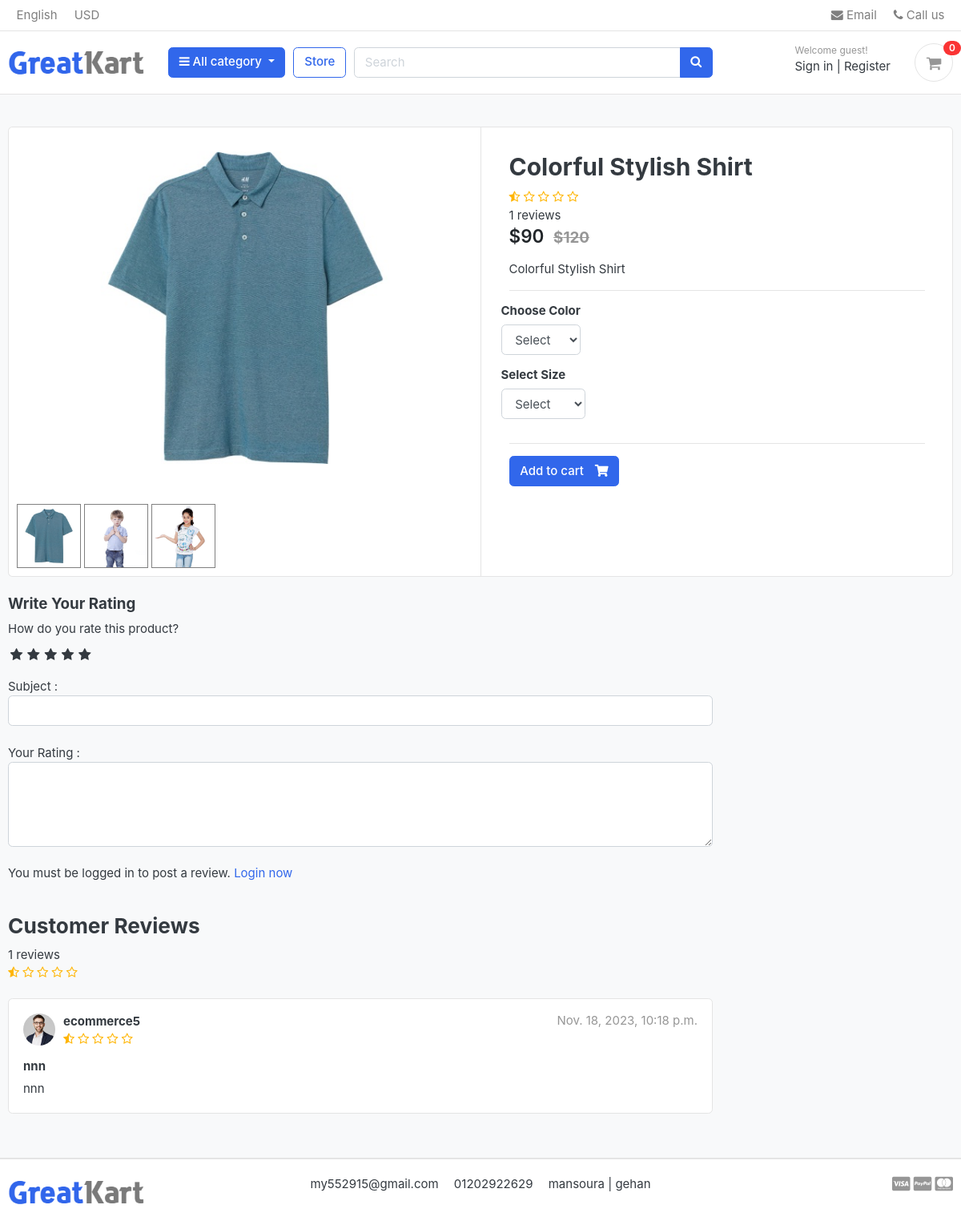
Before: /store/category/t-shirt/colorful-stylish-shirt/ with the older database file.
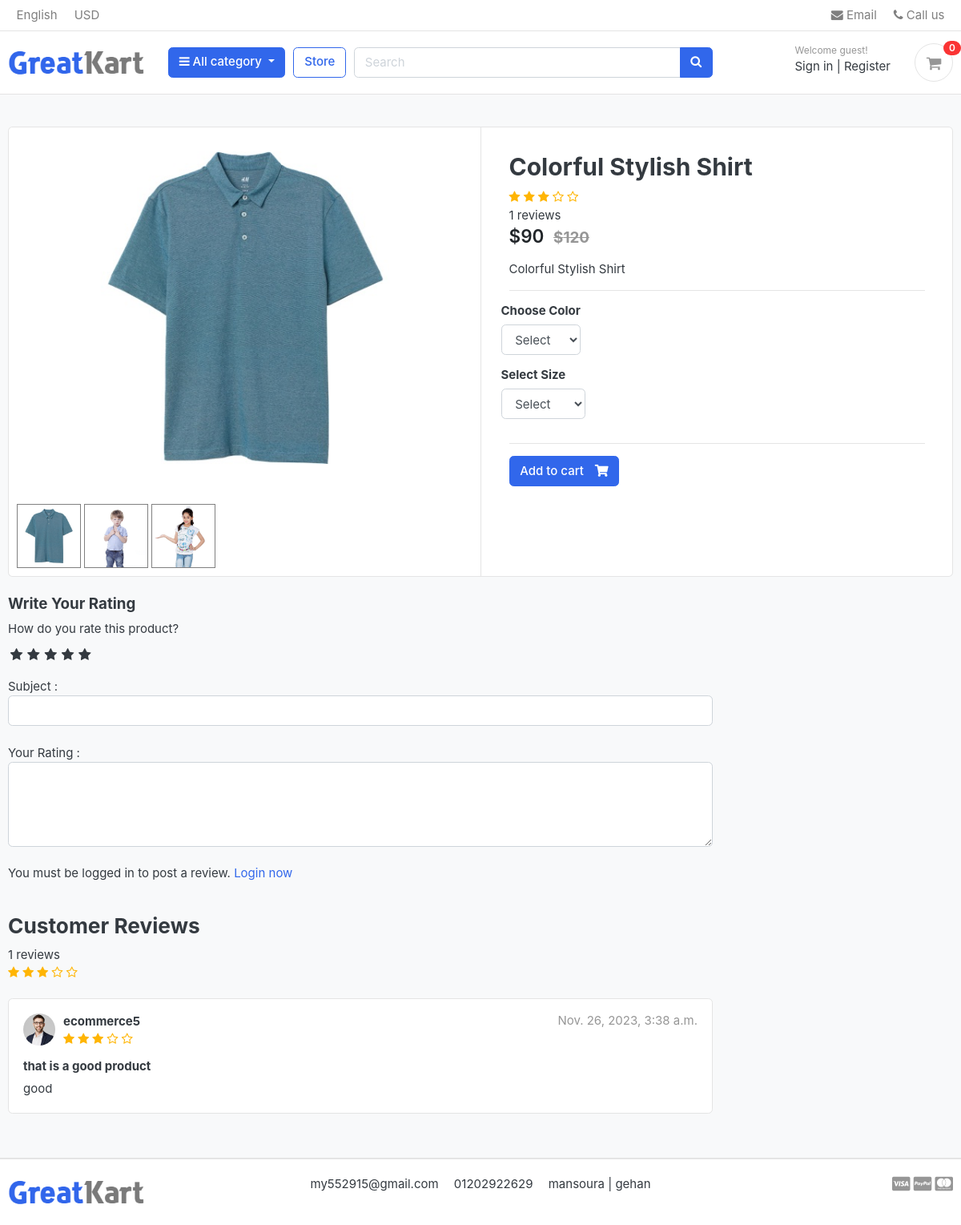
After: the same page with the newer database file.
### store/models.py (models this page shows, shortened)
class Product(models.Model):
    name = models.CharField( max_length=50 , unique=True)
    slug = models.SlugField(max_length=50 , unique=True)
    description = models.TextField( max_length=2000 , blank=True)
    image = models.ImageField( upload_to='product_img')
    price = models.IntegerField()
    discount = models.IntegerField(default=0)
    stock = models.IntegerField()
    is_available = models.BooleanField(default=True)
    category = models.ForeignKey("category.Category", verbose_name=("category product"), on_delete=models.CASCADE)
    created_at = models.DateTimeField(auto_now_add=True)
    modified_date = models.DateField( auto_now=True)
    def avr_review(self):
        reviews = ReviewRating.objects.filter(product=self , status=True).aggregate(average=Avg('rating'))
        avg =0
        if reviews['average'] is not None:
            avg = float(reviews['average'])
        return avg
    def count_review(self):
        reviews = ReviewRating.objects.filter(product=self , status=True).aggregate(count=Count('id'))
        count = 0
        if reviews['count'] is not None:
            count = int(reviews['count'])
        return count

class ReviewRating(models.Model):
    user = models.ForeignKey(User, on_delete=models.CASCADE)
    product = models.ForeignKey(Product, on_delete=models.CASCADE)
    subject = models.CharField(max_length=500 , blank=True)
    review = models.TextField(max_length=500 , blank=True)
    rating = models.FloatField()
    ip = models.CharField( max_length=50 , blank=True)
    status = models.BooleanField(default=True)
    created_at = models.DateTimeField( auto_now_add=True)
    updated_at = models.DateTimeField( auto_now=True)

### accounts/models.py (models this page shows, shortened)
class Profile(models.Model):
    user = models.OneToOneField(User,on_delete=models.CASCADE)
    phone_number = models.CharField(max_length=20)
    headline = models.CharField(max_length=50 , blank=True, null=True)
    city = models.CharField(max_length=50)
    image = models.ImageField(upload_to='users/')
    about = models.TextField(max_length=4000 , blank=True , null=True)
    country = models.CharField(max_length=50 ,blank=True, null=True)
    company = models.CharField(max_length=100 ,blank=True, null=True)
    address_line_1 = models.CharField( max_length=50 , blank=True)
    address_line_2 = models.CharField( max_length=50 , blank=True)
    fb_link = models.URLField( max_length=200 , blank=True , null=True)
    twitter_link = models.URLField( max_length=200, blank=True , null=True)
    instagram_link = models.URLField( max_length=200, blank=True , null=True)
    linked_in_link = models.URLField( max_length=200, blank=True , null=True)

### store/views.py (the view)
# urls.py: path('category/<slug:category_slug>/<slug:product_slug>/',views.product_detail ,name='product_detail'),
def product_detail(request,category_slug,product_slug):
    try :
        single_product = Product.objects.get(category__slug=category_slug,slug=product_slug)
        in_cart = CartItem.objects.filter(cart__cart_id=_cart_id(request),product=single_product).exists()
    except Exception as e:
        raise e
    if request.user.is_authenticated:
        try:
            orderproduct = OrderProduct.objects.filter(user=request.user , product_id=single_product.id).exists()
        except OrderProduct.DoesNotExist:
            orderproduct = None
    else :
        orderproduct = None
    reviews = ReviewRating.objects.filter(product_id=single_product.id , status=True)
    product_gallary = ProductGallary.objects.filter(product_id=single_product.id)
    context = {
        'single_product':single_product,
        'in_cart':in_cart,
        'orderproduct':orderproduct,
        'reviews':reviews,
        'product_gallary':product_gallary,
    }
    return render(request,'store/product_detail.html',context)

### carts/context_processors.py (called while the page is built)
def counter(request):
    cart_count = 0
    if 'admin' in request.path:
        return{}
    else :
        try :
            cart = Cart.objects.filter(cart_id=_cart_id(request))
            if request.user.is_authenticated:
                cart_items = CartItem.objects.all().filter(user=request.user)
            else :
                cart_items = CartItem.objects.all().filter(cart=cart[:1])
            for cart_item in cart_items:
                cart_count+=cart_item.quantity
        except Cart.DoesNotExist:
            cart_count=0
    return dict(cart_count=cart_count)

### carts/views.py (called while the page is built)
def _cart_id(request):
    cart = request.session.session_key
    if not cart:
        cart = request.session.create()
    return cart

### category/context_processor.py (called while the page is built)
def menu_links(request):
    links = Category.objects.all()[:10]
    return dict(links=links)

### category/models.py (called while the page is built)
    def get_url(self):
        return reverse('store:product_by_category',args=[self.slug])

    def __str__(self):
        return str(self.name)

### store/models.py (called while the page is built)
    def colors(self):
        return super(VariationManager,self).filter(variation_category='color',is_active=True)

    def sizes(self):
        return super(VariationManager,self).filter(variation_category='size',is_active=True)

### store/templates/store/product_detail.html (shortened to what the changed rows need)
{% extends 'base.html' %}
{% load static %}
{% block body %}
<section class="section-content padding-y bg">
    <div class="container">
        <div class="card">
            <div class="row no-gutters">
                <main class="col-md-6 border-left">
                    <form action="{% url 'carts:add_cart' single_product.id %}" method="POST">
                        <article class="content-body">
                            <h2 class="title">{{single_product.name}}</h2>
                            <div class="rating-star">
                                <span>
                                    <i class="fa fa-star{% if single_product.avr_review < 0.5%}-o{% elif single_product.avr_review >= 0.5 and single_product.avr_review < 1%}-half-o{%endif%}"
                                        aria-hidden="true"></i>
                                    <i class="fa fa-star{% if single_product.avr_review < 1.5%}-o{% elif single_product.avr_review >= 1.5 and single_product.avr_review < 2%}-half-o{%endif%}"
                                        aria-hidden="true"></i>
                                    <i class="fa fa-star{% if single_product.avr_review < 2.5%}-o{% elif single_product.avr_review >= 2.5 and single_product.avr_review < 3%}-half-o{%endif%}"
                                        aria-hidden="true"></i>
                                    <i class="fa fa-star{% if single_product.avr_review < 3.5%}-o{% elif single_product.avr_review >= 3.5 and single_product.avr_review < 4%}-half-o{%endif%}"
                                        aria-hidden="true"></i>
                                    <i class="fa fa-star{% if single_product.avr_review < 4.5%}-o{% elif single_product.avr_review >= 4.5 and single_product.avr_review < 5%}-half-o{%endif%}"
                                        aria-hidden="true"></i>
                                </span>
                            </div>
                        </article>
                    </form>
                </main>
            </div>
        </div>
        <br>
        <div class="row">
            <div class="col-md-9">
                <br>
                <header class="section-heading">
                    <div class="rating-star">
                        <span>
                            <i class="fa fa-star{% if single_product.avr_review < 0.5%}-o{% elif single_product.avr_review >= 0.5 and single_product.avr_review < 1%}-half-o{%endif%}"
                                aria-hidden="true"></i>
                            <i class="fa fa-star{% if single_product.avr_review < 1.5%}-o{% elif single_product.avr_review >= 1.5 and single_product.avr_review < 2%}-half-o{%endif%}"
                                aria-hidden="true"></i>
                            <i class="fa fa-star{% if single_product.avr_review < 2.5%}-o{% elif single_product.avr_review >= 2.5 and single_product.avr_review < 3%}-half-o{%endif%}"
                                aria-hidden="true"></i>
                            <i class="fa fa-star{% if single_product.avr_review < 3.5%}-o{% elif single_product.avr_review >= 3.5 and single_product.avr_review < 4%}-half-o{%endif%}"
                                aria-hidden="true"></i>
                            <i class="fa fa-star{% if single_product.avr_review < 4.5%}-o{% elif single_product.avr_review >= 4.5 and single_product.avr_review < 5%}-half-o{%endif%}"
                                aria-hidden="true"></i>
                        </span>
                    </div>
                </header>
                {% for review in reviews %}
                <article class="box mb-3">
                    <div class="icontext w-100">
                        <img src="{{review.user.profile.image.url}}" class="img-xs icon rounded-circle">
                        <div class="text">
                            <span class="date text-muted float-md-right">{{review.updated_at}} </span>
                            <h6 class="mb-1">{{review.user.username}} </h6>
                            <div class="rating-star">
                                <span>
                                    <i class="fa fa-star{% if review.rating == 0.5%}-half-o{% elif review.rating < 1%}-o{%endif%}"
                                        aria-hidden="true"></i>
                                    <i class="fa fa-star{% if review.rating == 1.5%}-half-o{% elif review.rating < 2%}-o{%endif%}"
                                        aria-hidden="true"></i>
                                    <i class="fa fa-star{% if review.rating == 2.5%}-half-o{% elif review.rating < 3%}-o{%endif%}"
                                        aria-hidden="true"></i>
                                    <i class="fa fa-star{% if review.rating == 3.5%}-half-o{% elif review.rating < 4%}-o{%endif%}"
                                        aria-hidden="true"></i>
                                    <i class="fa fa-star{% if review.rating == 4.5%}-half-o{% elif review.rating < 5%}-o{%endif%}"
                                        aria-hidden="true"></i>
                                </span>
                            </div>
                        </div>
                    </div>
                    <div class="mt-3">
                        <h6>{{review.subject}}</h6>
                        <p>
                            {{review.review}}
                        </p>
                    </div>
                </article>
                {% endfor %}
            </div>
        </div>
    </div>
</section>
{% endblock body %}

Changed rows visible on the page:
changed ReviewRating "ecommerce5": updated_at "Nov. 18, 2023, 10:18 p.m." → "Nov. 26, 2023, 3:38 a.m."; rating 0.5 → 3 (drawn); subject "nnn" → "that is a good product"; review "nnn" → "good"
